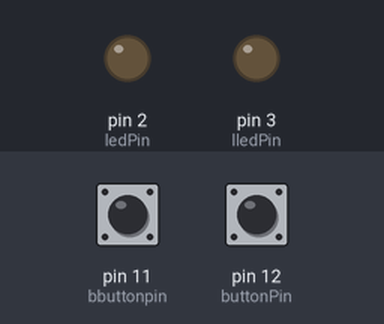
A sketch run on a simulated Arduino Uno, built with avr-gcc and run on an emulated ATmega328P. Shown: output pins drawn as LEDs (lit = HIGH). Dashed ring = blinking. The test bench sets the inputs (shaded band); at power-on: pin 12 (buttonPin) LOW, pin 11 (bbuttonpin) LOW.

Above: at 1.2 s.
1.3 s: pin 12 (buttonPin) pulled HIGH for 1 s
At 1.55 s:
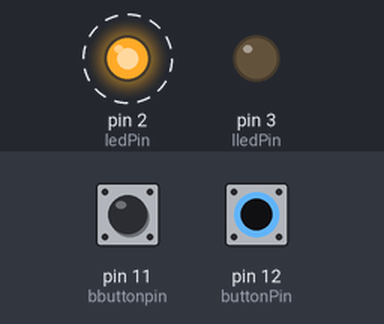
4.3 s: pin 12 (buttonPin) pulled HIGH for 3.2 s
At 7.9 s:
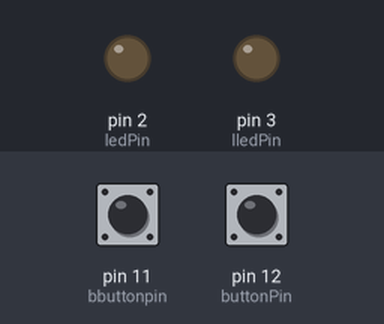
Timing chart, 0 to 9.4 s (numbered marks = the images above; inputs shaded):
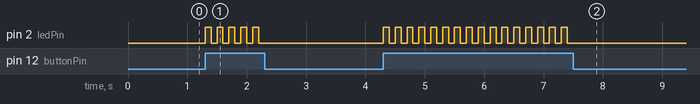

Measured:
- after the input at 1.3 s, pin 2 (ledPin): alternates HIGH for 0.10 s and LOW for 0.10 s, 10 changes in all, then stays LOW, starting at once
- after the input at 4.3 s, pin 2 (ledPin): alternates HIGH for 0.10 s and LOW for 0.10 s, 32 changes in all, then stays LOW, starting at once

The sketch:

Two_button_LED.ino
```cpp
int buttonPin = 12;
int ledPin =  2;
int bbuttonpin = 11;
int lledPin = 3;
int buttonState = 0;
int buttonState2 = 0;

void setup() {

  pinMode(ledPin, OUTPUT);
  pinMode(buttonPin, INPUT);
  pinMode(lledPin, OUTPUT);
  pinMode(bbuttonpin, INPUT);
}

void loop() {
  buttonState = digitalRead(buttonPin);
  if (buttonState == HIGH) {
    digitalWrite(ledPin, LOW);
    digitalWrite(ledPin, HIGH);
    delay(100);
    digitalWrite(ledPin, LOW);
    delay(100);
  } else {
    digitalWrite(ledPin, LOW);


    buttonState2 = digitalRead(bbuttonpin);
    if (buttonState2 == HIGH) {
      digitalWrite(lledPin, HIGH);
      digitalWrite(lledPin, LOW);
      digitalWrite(13, HIGH);
      delay(50);
      digitalWrite(13, LOW);
      delay(50);
    }
  }
}
```
